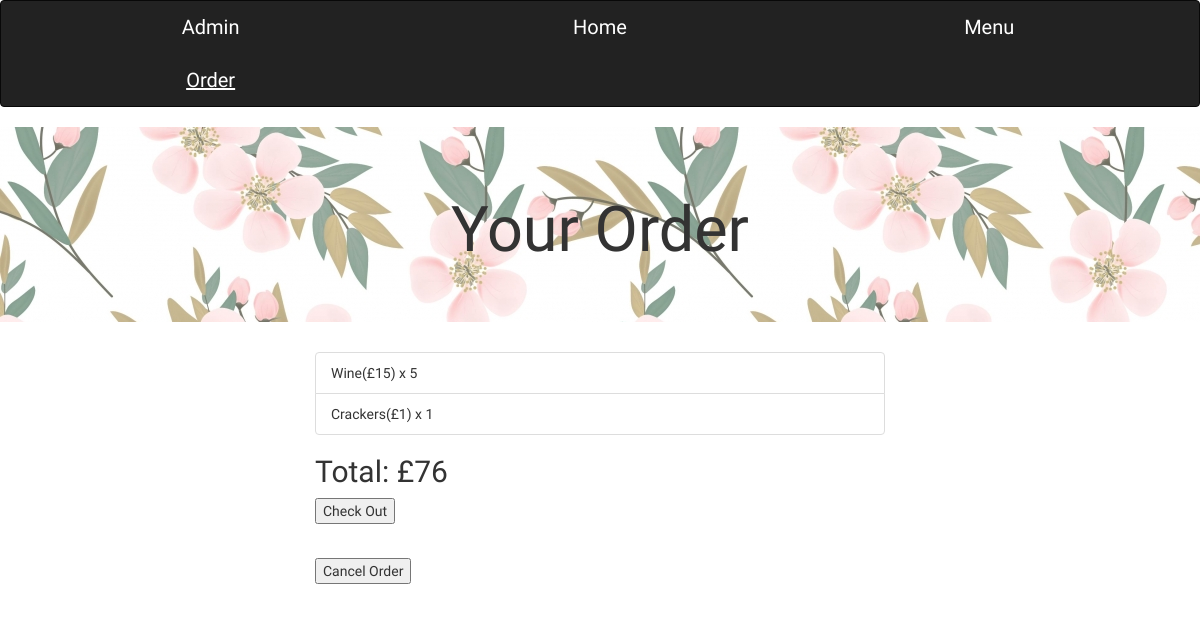
Page /public/order.php on the committed database.
### tables this page shows
CREATE TABLE `menuitems` (
  `ItemId` int(11) NOT NULL,
  `Title` varchar(255) NOT NULL,
  `Details` varchar(255) NOT NULL,
  `IsFood` tinyint(1) NOT NULL,
  `Price` float NOT NULL,
  `Withdrawn` tinyint(1) NOT NULL DEFAULT '0'
);

CREATE TABLE `orderdetails` (
  `OrderId` int(11) NOT NULL,
  `ItemId` int(11) NOT NULL,
  `Quantity` int(11) NOT NULL
);

### src/model/DBFunctions.php (called while the page is built, shortened)
<?php
function getConnection()
{
    $dataSourceName = 'mysql:dbname='.DB_DATABASE.';host='.DB_SERVER;
    $dbConnection = null;
    try{
        $dbConnection = new PDO($dataSourceName, DB_USER, DB_PASSWORD);
    }catch(PDOException $err)
    {
        echo 'Connection failed: ', $err->getMessage();
    }
    return $dbConnection;
}
function getAllOrders(){
    $statement = getConnection()->prepare("SELECT * FROM ordersview");
    $statement->execute();
    $orders = $statement->fetchAll(PDO::FETCH_ASSOC);
    return $constructedOrdersArray = constructOrderObjectsArray($orders);
}
function constructOrderObjectsArray($orders){
    $constructedOrderItemsArray = Array();
    for ($i = 0; $i <count($orders); ++$i){
        $orderId = $orders[$i]["OrderId"];
        $orderDate = $orders[$i]["OrderDate"];
        $customerId = $orders[$i]["CustomerId"];
        $orderItemsArray = getOrderItemsByOrderId($orderId);
        $order = new Order($orderId, $orderDate, $customerId, $orderItemsArray);
        array_push($constructedOrderItemsArray, $order);
    }
    return $constructedOrderItemsArray;
}
function getOrderItemsByOrderId($orderId){
    $statement = getConnection()->prepare("CALL GetOrderDetailsByOrderId(".$orderId.")");
    $statement->execute();
    $orderDetails = $statement ->fetchAll(PDO::FETCH_ASSOC);
    return $constructedOrderItemsArray = constructOrderItemsArray($orderDetails);
}
function constructOrderItemsArray($orderDetails){
    $constructedOrderItemsArray = Array();
    for ($i = 0; $i <count($orderDetails); ++$i){
        $orderId = $orderDetails[$i]["OrderId"];
        $itemId = $orderDetails[$i]["ItemId"];
        $quantity = $orderDetails[$i]["Quantity"];
        $orderItem = new OrderItem($orderId, $itemId, $quantity);
        array_push($constructedOrderItemsArray, $orderItem);
    }
    return $constructedOrderItemsArray;
}
function filterOrdersByCustomerId($orders, $customerId){
    $filteredOrders = array();
    for ($i = 0; $i <count($orders); ++$i){
        if($orders[$i]->getCustomerId() == $customerId) {
            array_push($filteredOrders, $orders[$i]);
        }
    }
    return $filteredOrders;
}
function filterOrdersByOrderId($orders, $orderId){
    $filteredOrders = array();
    for ($i = 0; $i <count($orders); ++$i){
        if($orders[$i]->getOrderId() == $orderId) {
            array_push($filteredOrders, $orders[$i]);
        }
    }
    return $filteredOrders;
}
function getMenuItemTitle($itemId){
    $statement = getConnection()->prepare("CALL GetMenuItemTitle(".$itemId.")");
    $statement->execute();
    $resultSet = $statement ->fetchAll(PDO::FETCH_ASSOC);
    return $resultSet;
}
function getMenuItemPrice($itemId){
    $statement = getConnection()->prepare("CALL GetMenuItemPrice(".$itemId.")");
    $statement->execute();
    $resultSet = $statement ->fetchAll(PDO::FETCH_ASSOC);
    return $resultSet;
}

### src/model/Order.php (called while the page is built, shortened)
<?php
class Order
{
    private $orderId;
    private $customerId;
    private $orderItems = array();
    function __construct($orderId, $orderDate, $customerId, $orderItems)
    {
        $this->orderId = $orderId;
        $this->customerId = $customerId;
        $this->orderItems = $orderItems;
    }
    public function getOrderId()
    {
        return $this->orderId;
    }
    public function getCustomerId()
    {
        return $this->customerId;
    }
    public function getOrderItems()
    {
        return $this->orderItems;
    }
}

### src/model/OrderItem.php (called while the page is built, shortened)
<?php
class OrderItem
{
    private $itemId;
    private $quantity;
    public function __construct($orderId, $itemId, $quantity)
    {
        $this->itemId = $itemId;
        $this->quantity = $quantity;
    }
    public function getItemId()
    {
        return $this->itemId;
    }
    public function getQuantity()
    {
        return $this->quantity;
    }
}

### public/order.php (the view, shortened to what this page needs)
<?php
include $_SERVER['DOCUMENT_ROOT'].'/ISAD251/btgage/src/model/DBFunctions.php';
include $_SERVER['DOCUMENT_ROOT'].'/ISAD251/btgage/src/model/Order.php';
include $_SERVER['DOCUMENT_ROOT'].'/ISAD251/btgage/src/model/OrderItem.php'
?>
<html lang="en">
<head>
    <link rel="stylesheet" href="https://maxcdn.bootstrapcdn.com/bootstrap/3.4.0/css/bootstrap.min.css">
</head>
<body>
<nav class="navbar navbar-inverse">
    <div class="container-fluid">
        <a href="<?php $_SERVER['HTTP_HOST'] ?>admin.php">Admin</a>
        <a href="/ISAD251/btgage/index.php">Home</a>
        <a href="<?php $_SERVER['HTTP_HOST'] ?>menu.php">Menu</a>
        <a href="<?php $_SERVER['HTTP_HOST'] ?>order.php" style="text-decoration: underline">Order</a>
    </div>
</nav>
<div class="jumbotron">
    <strong><h1 style="text-align: center">Your Order</h1></strong>
</div>
<div class="container-fluid">
    <div class="row">
        <div class="col-md-3"></div>
            <div class="col-md-6">
                <?php
                try{
                    $allOrders = getAllOrders();
                    $filteredOrders = filterOrdersByCustomerId($allOrders, 1);
                    $filteredOrders = filterOrdersByOrderId($filteredOrders, 1);
                    $orderItems = $filteredOrders[0]->getOrderItems();
                    $total = 0;
                    echo '
                <ul class="list-group">
                ';
                    for ($i = 0; $i < count($orderItems); ++$i){
                        $itemTitlesArray = getMenuItemTitle($orderItems[$i]->getItemId());
                        $itemTitle = $itemTitlesArray[0]["Title"];
                        $itemPriceArray = getMenuItemPrice($orderItems[$i]->getItemId());
                        $itemPrice = $itemPriceArray[0]["Price"];
                        $itemQuantity = $orderItems[$i]->getQuantity();
                        $total = $total + ($itemQuantity * $itemPrice);
                        echo '
                    <li class="list-group-item">
                        <span>'.$itemTitle.'(£'.$itemPrice.') x '.$itemQuantity.'</span>
                    </li>
                    ';
                    }
                    echo '
                </ul>
                <h2>Total: £'.$total.'</h2>
                <div></div>
                ';
                    echo '
                <form action="order.php" method="post">
                                <input type="submit" name="CheckOut" value="Check Out">
                </form>
                <br>
                <form action="order.php" method="post">
                                <input type="submit" name="CancelOrder" value="Cancel Order">
                </form>
                ';
                }catch(Exception $e){
                    echo "No active orders!";
                }
                ?>
            </div>
        <div class="col-md-3"></div>
    </div>
</div>
</body>
</html>

### public/order.php (style rules this page uses)
body, html { height: 100%; font-family: "Inconsolata", sans-serif; text-align: left; }
h1 { font-family: "Inconsolata", sans-serif; text-align: left; }
.navbar a { float: left; padding: 12px; color: white; text-decoration: none; font-size: 20px; width: 33.33%; text-align: center; }
.jumbotron { text-align: center; background-image: url("/ISAD251/btgage/assets/img/cherryBlossom.jpg"); background-repeat: repeat; }

### rows in the picture
menuitems: Title "Wine", Price "15"
orderdetails: Quantity "5"
menuitems: Title "Crackers", Price "1"
orderdetails: Quantity "1"

### other values in the picture
$total "76"
